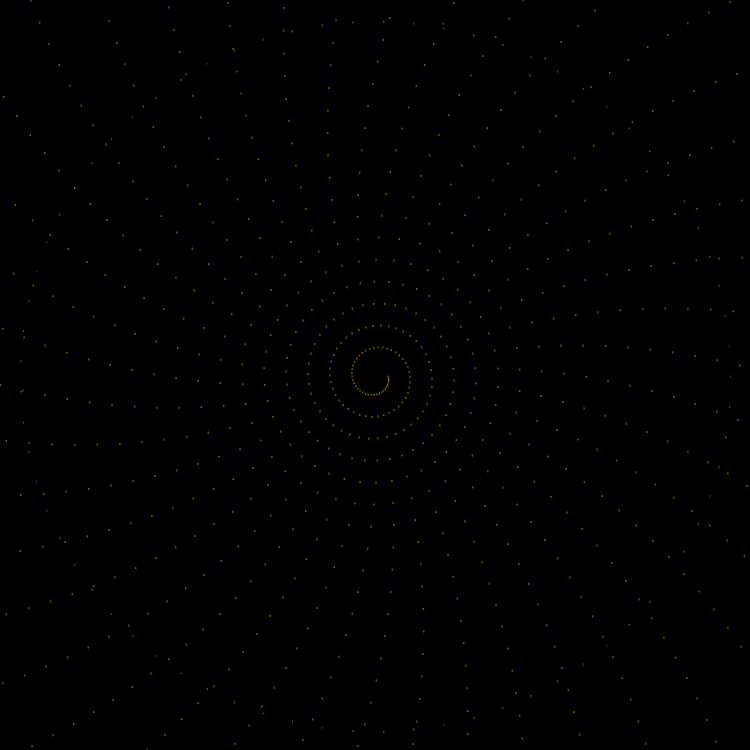
#> input picture projects/glyphmatics/sigilagi/sigilagi/qwen2/phi333_encode_self_sigil.png, 3000 x 3000 px (shown at 1/4 size)
$ python extract_spiral_sigil.py phi333_encode_self_sigil.png
#> lines starting #> are read from the running program, lines starting #| are printed output that depends on the picture
#!/usr/bin/env python3
import sys, math
from PIL import Image, ImageDraw, ImageFont

SIZE = 4000
CENTER = SIZE // 2
FONT_SIZE = 24
ANGLE_STEP = 0.12
SPACING = 12
SAMPLE_BOX = 28
FOREGROUND = (255,215,0)
BACKGROUND = (0,0,0)

CANON = (
    ""
    ""
    ""
    ""
    "⠀⠁⠂⠃⠄⠅⠆⠇⠈⠉⠊⠋⠌⠍⠎⠏⠐⠑⠒⠓⠔⠕⠖⠗⠘⠙⠚⠛⠜⠝⠞⠟"
    "⠠⠡⠢⠣⠤⠥⠦⠧⠨⠩⠪⠫⠬⠭⠮⠯⠰⠱⠲⠳⠴⠵⠶⠷⠸⠹⠺⠻⠼⠽⠾⠿"
    "⡀⡁⡂⡃⡄⡅⡆⡇⡈⡉⡊⡋⡌⡍⡎⡏⡐⡑⡒⡓⡔⡕⡖⡗⡘⡙⡚⡛⡜⡝⡞⡟"
    "⡠⡡⡢⡣⡤⡥⡦⡧⡨⡩⡪⡫⡬⡭⡮"
    "✶✷✸✹✺✻✼✽✾✿❀❁❂❃❄❅❆❇❈❉❊❋★☆✩✪✫✬✭✮✯✰✱✲✳✴✵"
    "☀☁☂☃☄☼☽☾♠♡♣♤♦❤⚡⚔☯⚛⚗⚙⚒⚚⚕⚖⚘⊏⊐⚓⚑〇⟁"
    "⧖⧗⧘⧙⧚⧛⟐⟑⟒⟓⟔⟕⟖⟗⟘⟙⟜⟝⟞⟟⟠⟡⟢⟣⟤⟥⟦⟧⟨⟩⟪⟫⟬⟭⟮⟯⦀⦁⦂⦃⦄⦅⦆"
)

if len(sys.argv) != 2:
    print("Usage: extract_spiral_sigil.py <final_sigil.png>")
    sys.exit(1)

img = Image.open(sys.argv[1]).convert("RGB")
#> img is the input picture: PIL image 3000x3000 RGB; mean R, G, B 0.5, 0.4, 0

try:
    font = ImageFont.truetype("DejaVuSansMono.ttf", FONT_SIZE)
except:
    font = ImageFont.load_default()

# ---------- BUILD ATLAS USING RAW BYTES ----------
atlas = {}

for g in CANON + "⟦START⟧⟦END⟧":
    tmp = Image.new("RGB", (SAMPLE_BOX, SAMPLE_BOX), BACKGROUND)
    d = ImageDraw.Draw(tmp)
    d.text((SAMPLE_BOX//4, SAMPLE_BOX//4), g, font=font, fill=FOREGROUND)
    atlas[g] = tmp.tobytes()
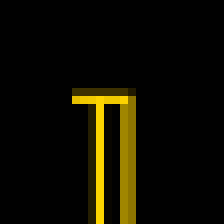
#> tmp: PIL image 28x28 RGB (shown 8 times larger); mean R, G, B 14.4, 12.1, 0
#> after the loop, atlas = 340 items

# ---------- SPIRAL REPLAY ----------
angle = 0
radius = 50
extracted = []

while radius < SIZE // 2:
    x = CENTER + radius * math.cos(angle)
    y = CENTER + radius * math.sin(angle)

    box = (
        int(x - SAMPLE_BOX/2),
        int(y - SAMPLE_BOX/2),
        int(x + SAMPLE_BOX/2),
        int(y + SAMPLE_BOX/2)
    )

    crop = img.crop(box)
    crop_bytes = crop.tobytes()

    # Skip empty
    if all(b == 0 for b in crop_bytes):
        angle += ANGLE_STEP
        radius += SPACING * ANGLE_STEP
        continue

    best_score = float("inf")
    best_char = None

    for g, template in atlas.items():
        diff = sum(abs(p - t) for p, t in zip(crop_bytes, template))
        if diff < best_score:
            best_score = diff
            best_char = g

    if best_char:
        extracted.append(best_char)

    angle += ANGLE_STEP
    radius += SPACING * ANGLE_STEP
#> after the loop, angle = 162.6; extracted = 112 items, first 6: '⠀', '⠀', '⠀', '⠀', '⠀', '⠀'; radius = 2001.2

stream = "".join(extracted)

print("[OK] Extraction complete.")
print("Recovered glyph count:", len(stream))
#| Recovered glyph count: 112

with open("recovered_stream.phi", "w", encoding="utf-8") as f:
    f.write(stream)
